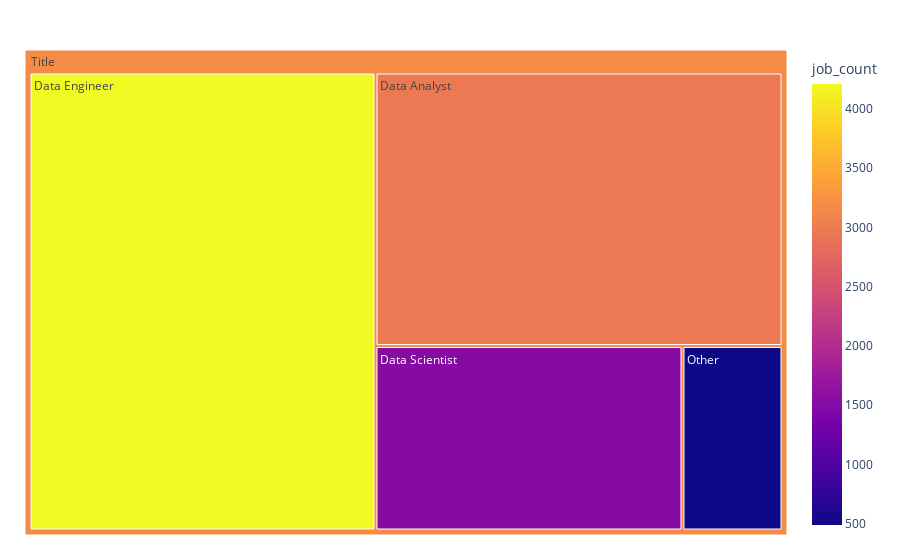

The notebook cell saved with this chart:
### Code cell
result = df.groupby(['job_type']).size()
result = result.to_frame()
result = result.reset_index()
result.columns = ['job_type','job_count']
result

fig = px.treemap(result, path=[px.Constant("Title"),'job_type'], values='job_count', color='job_count')
fig.update_layout(margin = dict(t=50, l=25, r=25, b=25))
fig.show()

### Figure 1 — Plotly figure (JSON) as saved in the notebook; plotly's stock layout.template omitted (floating-point values rounded to 4 significant figures)
{"data": [{"branchvalues": "total", "customdata": [[2957], [4209], [1504], [490], [3162.0]], "domain": {"x": [0, 1], "y": [0, 1]}, "hovertemplate": "labels=%{label}<br>job_count_sum=%{value}<br>parent=%{parent}<br>id=%{id}<br>job_count=%{color}<extra></extra>", "ids": ["Title/Data Analyst", "Title/Data Engineer", "Title/Data Scientist", "Title/Other", "Title"], "labels": ["Data Analyst", "Data Engineer", "Data Scientist", "Other", "Title"], "marker": {"coloraxis": "coloraxis", "colors": [2957, 4209, 1504, 490, 3162.0]}, "name": "", "parents": ["Title", "Title", "Title", "Title", ""], "type": "treemap", "values": [2957, 4209, 1504, 490, 9160]}], "layout": {"coloraxis": {"colorbar": {"title": {"text": "job_count"}}, "colorscale": [[0, "#0d0887"], [0.1111, "#46039f"], [0.2222, "#7201a8"], [0.3333, "#9c179e"], [0.4444, "#bd3786"], [0.5556, "#d8576b"], [0.6667, "#ed7953"], [0.7778, "#fb9f3a"], [0.8889, "#fdca26"], [1, "#f0f921"]]}, "legend": {"tracegroupgap": 0}, "margin": {"b": 25, "l": 25, "r": 25, "t": 50}}}
